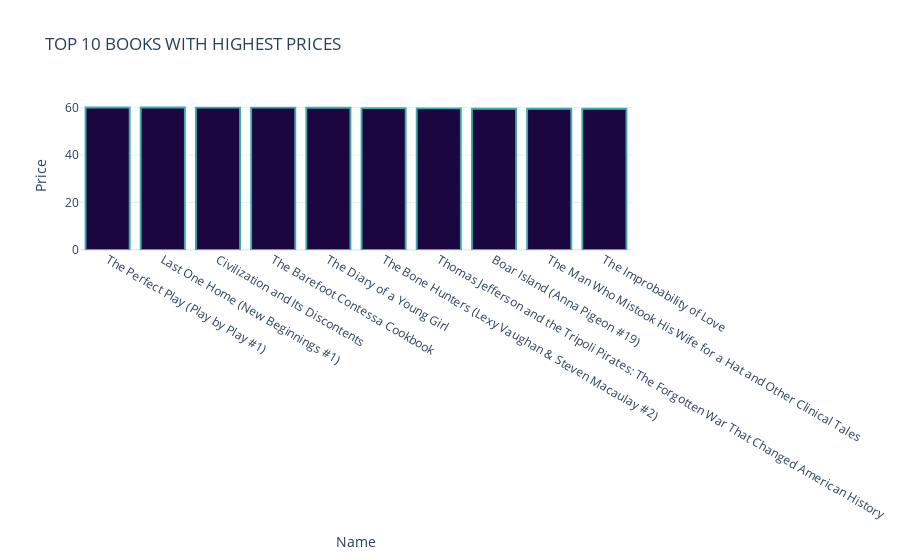

The notebook cell this image was saved under:
### Code cell
#TOP 10 books with highest prices
temp_df1 = data.groupby('name').mean().reset_index().sort_values('price',ascending=False).head(10)
trace1 = go.Bar(
                x = temp_df1['name'],
                y = temp_df1['price'],
                marker = dict(color = 'rgb(28,6,64)',
                             line=dict(color='rgb(62,173,172)',width=1.9)))
layout = go.Layout(template= "plotly_white",title = 'TOP 10 BOOKS WITH HIGHEST PRICES' , xaxis = dict(title = 'Name'), yaxis = dict(title = 'Price'))
fig = go.Figure(data = [trace1], layout = layout)
fig.show()

### Figure 1 — Plotly figure (JSON) as saved in the notebook; plotly's stock layout.template omitted (floating-point values rounded to 4 significant figures)
{"data": [{"marker": {"color": "rgb(28,6,64)", "line": {"color": "rgb(62,173,172)", "width": 1.9}}, "type": "bar", "x": ["The Perfect Play (Play by Play #1)", "Last One Home (New Beginnings #1)", "Civilization and Its Discontents", "The Barefoot Contessa Cookbook", "The Diary of a Young Girl", "The Bone Hunters (Lexy Vaughan & Steven Macaulay #2)", "Thomas Jefferson and the Tripoli Pirates: The Forgotten War That Changed American History", "Boar Island (Anna Pigeon #19)", "The Man Who Mistook His Wife for a Hat and Other Clinical Tales", "The Improbability of Love"], "y": [59.99, 59.98, 59.95, 59.92, 59.9, 59.71, 59.64, 59.48, 59.45, 59.45]}], "layout": {"title": {"text": "TOP 10 BOOKS WITH HIGHEST PRICES"}, "xaxis": {"title": {"text": "Name"}}, "yaxis": {"title": {"text": "Price"}}}}
